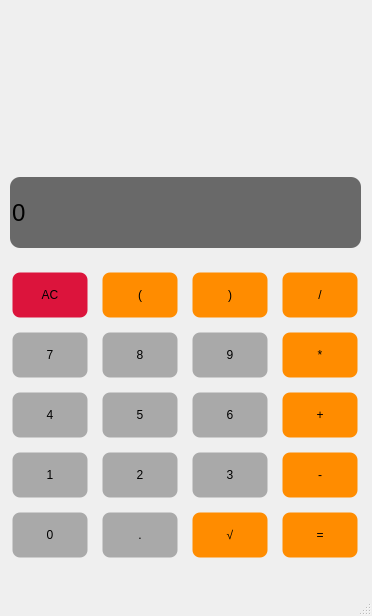
<?xml version="1.0" encoding="UTF-8"?>
<ui version="4.0">
 <class>Jcal</class>
 <widget class="QMainWindow" name="Jcal">
  <property name="enabled">
   <bool>true</bool>
  </property>
  <property name="geometry">
   <rect>
    <x>0</x>
    <y>0</y>
    <width>372</width>
    <height>616</height>
   </rect>
  </property>
  <property name="sizePolicy">
   <sizepolicy hsizetype="Preferred" vsizetype="Preferred">
    <horstretch>0</horstretch>
    <verstretch>0</verstretch>
   </sizepolicy>
  </property>
  <property name="minimumSize">
   <size>
    <width>372</width>
    <height>616</height>
   </size>
  </property>
  <property name="maximumSize">
   <size>
    <width>372</width>
    <height>616</height>
   </size>
  </property>
  <property name="windowTitle">
   <string>Jcal</string>
  </property>
  <widget class="QWidget" name="centralwidget">
   <widget class="QPushButton" name="AC">
    <property name="geometry">
     <rect>
      <x>10</x>
      <y>270</y>
      <width>80</width>
      <height>50</height>
     </rect>
    </property>
    <property name="styleSheet">
     <string notr="true">QPushButton {
	background-color: #DC143C;
	border-style: solid;
	border-width: 5px;
	border-radius: 10px;
}

QPushButton:pressed {
	background-color: #B22222;
	border-style: solid;
	border-width: 5px;
	border-radius: 10px;
}</string>
    </property>
    <property name="text">
     <string>AC</string>
    </property>
    <property name="autoDefault">
     <bool>false</bool>
    </property>
    <property name="default">
     <bool>false</bool>
    </property>
    <property name="flat">
     <bool>false</bool>
    </property>
   </widget>
   <widget class="QPushButton" name="Button7">
    <property name="geometry">
     <rect>
      <x>10</x>
      <y>330</y>
      <width>80</width>
      <height>50</height>
     </rect>
    </property>
    <property name="styleSheet">
     <string notr="true">QPushButton {
	background-color: #A9A9A9;
	border-style: solid;
	border-width: 5px;
	border-radius: 10px;
}

QPushButton:pressed {
	background-color: #808080;
	border-style: solid;
	border-width: 5px;
	border-radius: 10px;
}</string>
    </property>
    <property name="text">
     <string>7</string>
    </property>
   </widget>
   <widget class="QPushButton" name="Button4">
    <property name="geometry">
     <rect>
      <x>10</x>
      <y>390</y>
      <width>80</width>
      <height>50</height>
     </rect>
    </property>
    <property name="styleSheet">
     <string notr="true">QPushButton {
	background-color: #A9A9A9;
	border-style: solid;
	border-width: 5px;
	border-radius: 10px;
}

QPushButton:pressed {
	background-color: #808080;
	border-style: solid;
	border-width: 5px;
	border-radius: 10px;
}</string>
    </property>
    <property name="text">
     <string>4</string>
    </property>
   </widget>
   <widget class="QPushButton" name="Button1">
    <property name="geometry">
     <rect>
      <x>10</x>
      <y>450</y>
      <width>80</width>
      <height>50</height>
     </rect>
    </property>
    <property name="styleSheet">
     <string notr="true">QPushButton {
	background-color: #A9A9A9;
	border-style: solid;
	border-width: 5px;
	border-radius: 10px;
}

QPushButton:pressed {
	background-color: #808080;
	border-style: solid;
	border-width: 5px;
	border-radius: 10px;
}</string>
    </property>
    <property name="text">
     <string>1</string>
    </property>
   </widget>
   <widget class="QPushButton" name="Button0">
    <property name="geometry">
     <rect>
      <x>10</x>
      <y>510</y>
      <width>80</width>
      <height>50</height>
     </rect>
    </property>
    <property name="styleSheet">
     <string notr="true">QPushButton {
	background-color: #A9A9A9;
	border-style: solid;
	border-width: 5px;
	border-radius: 10px;
}

QPushButton:pressed {
	background-color: #808080;
	border-style: solid;
	border-width: 5px;
	border-radius: 10px;
}</string>
    </property>
    <property name="text">
     <string>0</string>
    </property>
   </widget>
   <widget class="QPushButton" name="open_parenthesis">
    <property name="geometry">
     <rect>
      <x>100</x>
      <y>270</y>
      <width>80</width>
      <height>50</height>
     </rect>
    </property>
    <property name="styleSheet">
     <string notr="true">QPushButton {
	background-color: #FF8C00;
	border-style: solid;
	border-width: 5px;
	border-radius: 10px;
}

QPushButton:pressed {
	background-color: #FF4500;
	border-style: solid;
	border-width: 5px;
	border-radius: 10px;
}</string>
    </property>
    <property name="text">
     <string>(</string>
    </property>
   </widget>
   <widget class="QPushButton" name="closed_parenthesis">
    <property name="geometry">
     <rect>
      <x>190</x>
      <y>270</y>
      <width>80</width>
      <height>50</height>
     </rect>
    </property>
    <property name="styleSheet">
     <string notr="true">QPushButton {
	background-color: #FF8C00;
	border-style: solid;
	border-width: 5px;
	border-radius: 10px;
}

QPushButton:pressed {
	background-color: #FF4500;
	border-style: solid;
	border-width: 5px;
	border-radius: 10px;
}</string>
    </property>
    <property name="text">
     <string>)</string>
    </property>
   </widget>
   <widget class="QPushButton" name="divide">
    <property name="geometry">
     <rect>
      <x>280</x>
      <y>270</y>
      <width>80</width>
      <height>50</height>
     </rect>
    </property>
    <property name="styleSheet">
     <string notr="true">QPushButton {
	background-color: #FF8C00;
	border-style: solid;
	border-width: 5px;
	border-radius: 10px;
}

QPushButton:pressed {
	background-color: #FF4500;
	border-style: solid;
	border-width: 5px;
	border-radius: 10px;
}</string>
    </property>
    <property name="text">
     <string>/</string>
    </property>
   </widget>
   <widget class="QPushButton" name="multiply">
    <property name="geometry">
     <rect>
      <x>280</x>
      <y>330</y>
      <width>80</width>
      <height>50</height>
     </rect>
    </property>
    <property name="styleSheet">
     <string notr="true">QPushButton {
	background-color: #FF8C00;
	border-style: solid;
	border-width: 5px;
	border-radius: 10px;
}

QPushButton:pressed {
	background-color: #FF4500;
	border-style: solid;
	border-width: 5px;
	border-radius: 10px;
}</string>
    </property>
    <property name="text">
     <string>*</string>
    </property>
   </widget>
   <widget class="QPushButton" name="add">
    <property name="geometry">
     <rect>
      <x>280</x>
      <y>390</y>
      <width>80</width>
      <height>50</height>
     </rect>
    </property>
    <property name="styleSheet">
     <string>QPushButton {
	background-color: #FF8C00;
	border-style: solid;
	border-width: 5px;
	border-radius: 10px;
}

QPushButton:pressed {
	background-color: #FF4500;
	border-style: solid;
	border-width: 5px;
	border-radius: 10px;
}</string>
    </property>
    <property name="text">
     <string>+</string>
    </property>
   </widget>
   <widget class="QPushButton" name="minus">
    <property name="geometry">
     <rect>
      <x>280</x>
      <y>450</y>
      <width>80</width>
      <height>50</height>
     </rect>
    </property>
    <property name="styleSheet">
     <string>QPushButton {
	background-color: #FF8C00;
	border-style: solid;
	border-width: 5px;
	border-radius: 10px;
}

QPushButton:pressed {
	background-color: #FF4500;
	border-style: solid;
	border-width: 5px;
	border-radius: 10px;
}</string>
    </property>
    <property name="text">
     <string>-</string>
    </property>
   </widget>
   <widget class="QPushButton" name="Button8">
    <property name="geometry">
     <rect>
      <x>100</x>
      <y>330</y>
      <width>80</width>
      <height>50</height>
     </rect>
    </property>
    <property name="styleSheet">
     <string notr="true">QPushButton {
	background-color: #A9A9A9;
	border-style: solid;
	border-width: 5px;
	border-radius: 10px;
}

QPushButton:pressed {
	background-color: #808080;
	border-style: solid;
	border-width: 5px;
	border-radius: 10px;
}</string>
    </property>
    <property name="text">
     <string>8</string>
    </property>
   </widget>
   <widget class="QPushButton" name="Button9">
    <property name="geometry">
     <rect>
      <x>190</x>
      <y>330</y>
      <width>80</width>
      <height>50</height>
     </rect>
    </property>
    <property name="styleSheet">
     <string notr="true">QPushButton {
	background-color: #A9A9A9;
	border-style: solid;
	border-width: 5px;
	border-radius: 10px;
}

QPushButton:pressed {
	background-color: #808080;
	border-style: solid;
	border-width: 5px;
	border-radius: 10px;
}</string>
    </property>
    <property name="text">
     <string>9</string>
    </property>
   </widget>
   <widget class="QPushButton" name="Button5">
    <property name="geometry">
     <rect>
      <x>100</x>
      <y>390</y>
      <width>80</width>
      <height>50</height>
     </rect>
    </property>
    <property name="styleSheet">
     <string notr="true">QPushButton {
	background-color: #A9A9A9;
	border-style: solid;
	border-width: 5px;
	border-radius: 10px;
}

QPushButton:pressed {
	background-color: #808080;
	border-style: solid;
	border-width: 5px;
	border-radius: 10px;
}</string>
    </property>
    <property name="text">
     <string>5</string>
    </property>
   </widget>
   <widget class="QPushButton" name="Button2">
    <property name="geometry">
     <rect>
      <x>100</x>
      <y>450</y>
      <width>80</width>
      <height>50</height>
     </rect>
    </property>
    <property name="styleSheet">
     <string notr="true">QPushButton {
	background-color: #A9A9A9;
	border-style: solid;
	border-width: 5px;
	border-radius: 10px;
}

QPushButton:pressed {
	background-color: #808080;
	border-style: solid;
	border-width: 5px;
	border-radius: 10px;
}</string>
    </property>
    <property name="text">
     <string>2</string>
    </property>
   </widget>
   <widget class="QPushButton" name="Button3">
    <property name="geometry">
     <rect>
      <x>190</x>
      <y>450</y>
      <width>80</width>
      <height>50</height>
     </rect>
    </property>
    <property name="styleSheet">
     <string notr="true">QPushButton {
	background-color: #A9A9A9;
	border-style: solid;
	border-width: 5px;
	border-radius: 10px;
}

QPushButton:pressed {
	background-color: #808080;
	border-style: solid;
	border-width: 5px;
	border-radius: 10px;
}</string>
    </property>
    <property name="text">
     <string>3</string>
    </property>
   </widget>
   <widget class="QPushButton" name="Button6">
    <property name="geometry">
     <rect>
      <x>190</x>
      <y>390</y>
      <width>80</width>
      <height>50</height>
     </rect>
    </property>
    <property name="styleSheet">
     <string notr="true">QPushButton {
	background-color: #A9A9A9;
	border-style: solid;
	border-width: 5px;
	border-radius: 10px;
}

QPushButton:pressed {
	background-color: #808080;
	border-style: solid;
	border-width: 5px;
	border-radius: 10px;
}</string>
    </property>
    <property name="text">
     <string>6</string>
    </property>
   </widget>
   <widget class="QPushButton" name="dot">
    <property name="geometry">
     <rect>
      <x>100</x>
      <y>510</y>
      <width>80</width>
      <height>50</height>
     </rect>
    </property>
    <property name="styleSheet">
     <string notr="true">QPushButton {
	background-color: #A9A9A9;
	border-style: solid;
	border-width: 5px;
	border-radius: 10px;
}

QPushButton:pressed {
	background-color: #808080;
	border-style: solid;
	border-width: 5px;
	border-radius: 10px;
}</string>
    </property>
    <property name="text">
     <string>.</string>
    </property>
   </widget>
   <widget class="QPushButton" name="sqrt">
    <property name="geometry">
     <rect>
      <x>190</x>
      <y>510</y>
      <width>80</width>
      <height>50</height>
     </rect>
    </property>
    <property name="styleSheet">
     <string notr="true">QPushButton {
	background-color: #FF8C00;
	border-style: solid;
	border-width: 5px;
	border-radius: 10px;
}

QPushButton:pressed {
	background-color: #FF4500;
	border-style: solid;
	border-width: 5px;
	border-radius: 10px;
}</string>
    </property>
    <property name="text">
     <string>√</string>
    </property>
   </widget>
   <widget class="QPushButton" name="equal">
    <property name="geometry">
     <rect>
      <x>280</x>
      <y>510</y>
      <width>80</width>
      <height>50</height>
     </rect>
    </property>
    <property name="styleSheet">
     <string notr="true">QPushButton {
	background-color: #FF8C00;
	border-style: solid;
	border-width: 5px;
	border-radius: 10px;
}

QPushButton:pressed {
	background-color: #FF4500;
	border-style: solid;
	border-width: 5px;
	border-radius: 10px;
}</string>
    </property>
    <property name="text">
     <string>=</string>
    </property>
   </widget>
   <widget class="QLineEdit" name="display">
    <property name="geometry">
     <rect>
      <x>10</x>
      <y>177</y>
      <width>351</width>
      <height>71</height>
     </rect>
    </property>
    <property name="font">
     <font>
      <pointsize>18</pointsize>
     </font>
    </property>
    <property name="styleSheet">
     <string notr="true">QLineEdit {
	background-color: #696969;
	border-style: solid;
	border-radius: 10px;
}</string>
    </property>
    <property name="text">
     <string>0</string>
    </property>
    <property name="readOnly">
     <bool>true</bool>
    </property>
   </widget>
  </widget>
  <widget class="QMenuBar" name="menubar">
   <property name="geometry">
    <rect>
     <x>0</x>
     <y>0</y>
     <width>372</width>
     <height>26</height>
    </rect>
   </property>
  </widget>
  <widget class="QStatusBar" name="statusbar"/>
 </widget>
 <resources/>
 <connections/>
</ui>
